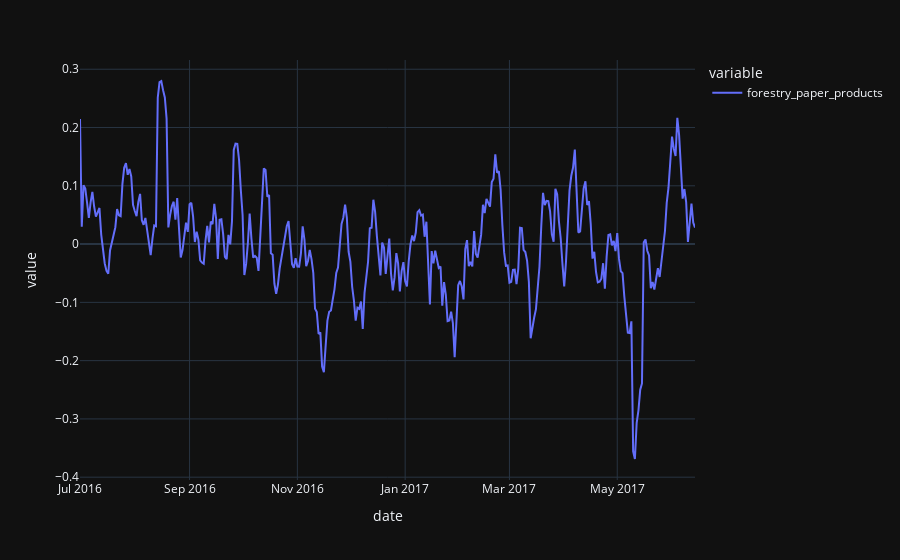

Write notebook code for a chart like this one.
### Code cell
df_polarity_z_scored.query("calculation == 'sentiment_score_median'")["forestry_paper_products"].plot()

### Figure 1 — Plotly figure (JSON) as saved in the notebook; plotly's stock layout.template omitted (floating-point values rounded to 4 significant figures; data arrays with more than 128 entries replaced by an {"elided": "..."} marker saying what was removed)
{"data": [{"hovertemplate": "variable=forestry_paper_products<br>date=%{x}<br>value=%{y}<extra></extra>", "legendgroup": "forestry_paper_products", "line": {"color": "#636efa", "dash": "solid"}, "marker": {"symbol": "circle"}, "mode": "lines", "name": "forestry_paper_products", "orientation": "v", "showlegend": true, "type": "scatter", "x": {"elided": "348 str values"}, "xaxis": "x", "y": {"elided": "348 float values"}, "yaxis": "y"}], "layout": {"autosize": true, "legend": {"title": {"text": "variable"}, "tracegroupgap": 0}, "margin": {"t": 60}, "xaxis": {"anchor": "y", "autorange": true, "domain": [0, 1], "range": ["2016-07-01", "2017-06-14"], "title": {"text": "date"}, "type": "date"}, "yaxis": {"anchor": "x", "autorange": true, "domain": [0, 1], "range": [-0.4048, 0.3159], "title": {"text": "value"}, "type": "linear"}}}
